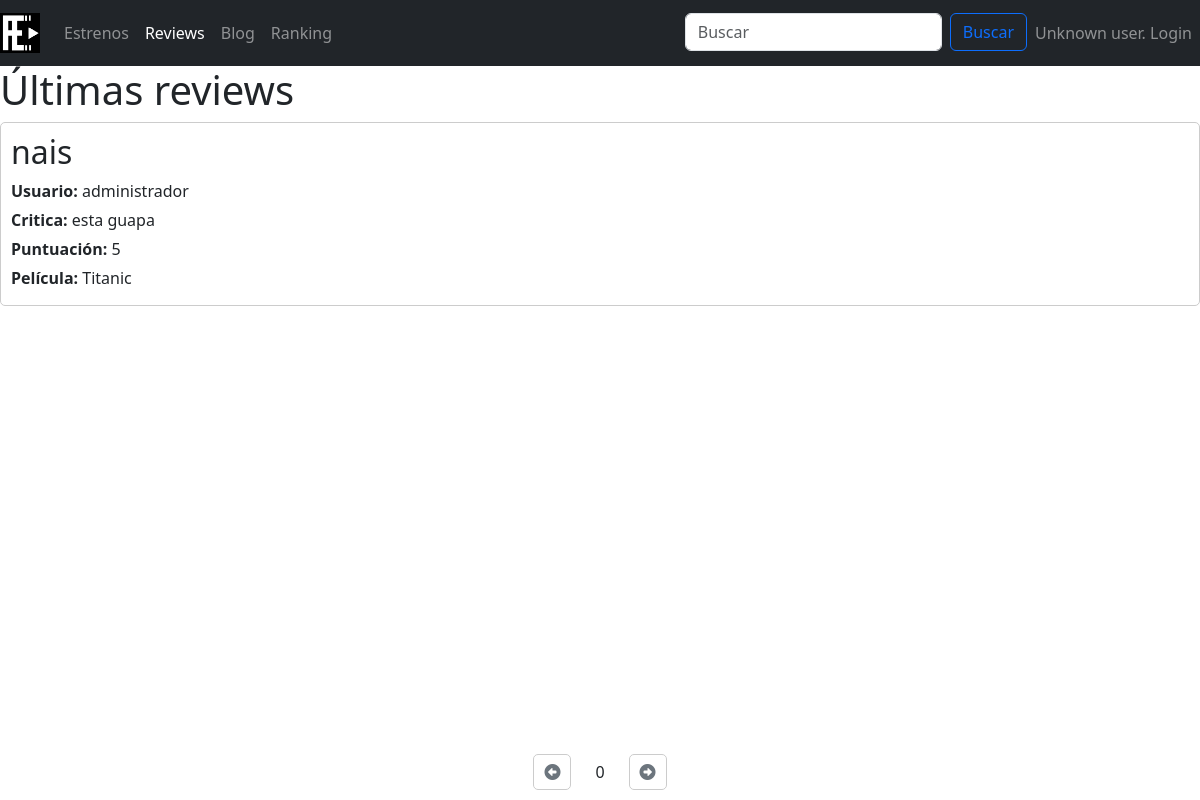
/lastReviews.php, run on an earlier commit of the app's database.
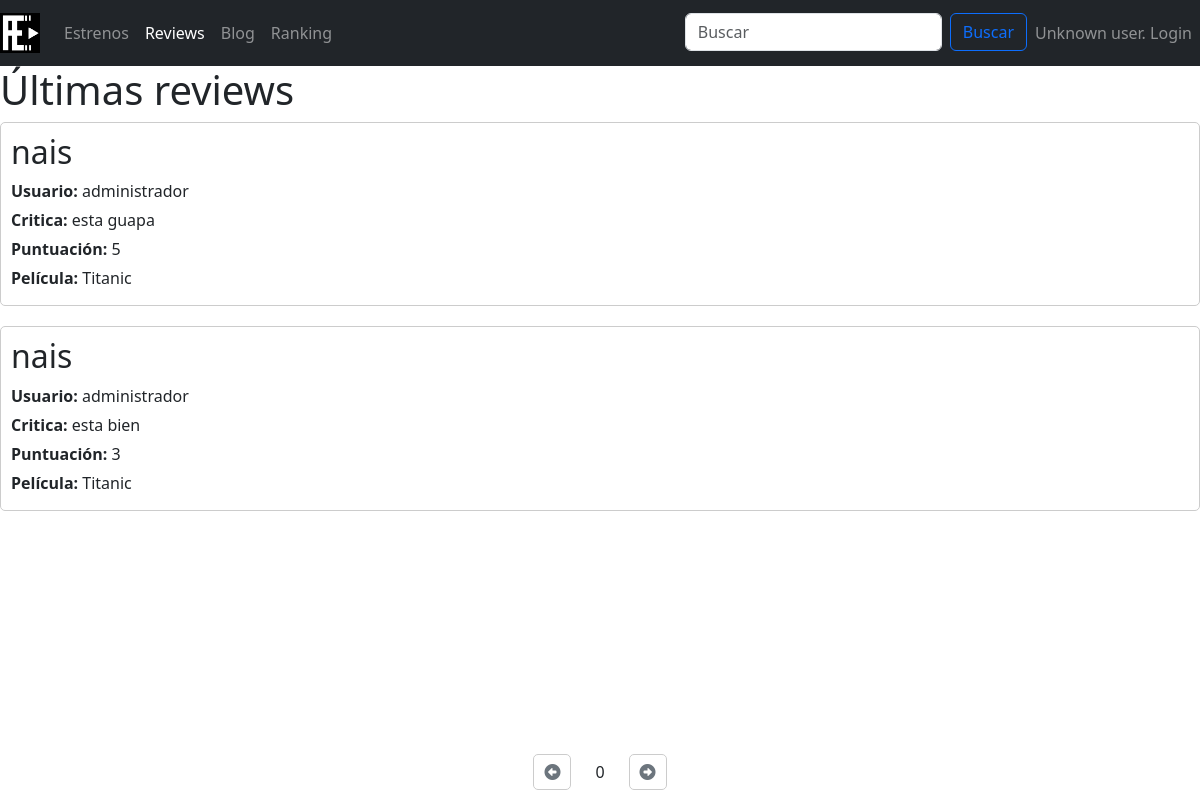
And on a later commit of the database.
### tables this page shows
CREATE TABLE `reviews` (
  `ID` int(20) UNSIGNED NOT NULL,
  `usuario` varchar(20) NOT NULL,
  `titulo` varchar(100) NOT NULL,
  `critica` varchar(300) NOT NULL,
  `puntuacion` int(5) UNSIGNED NOT NULL,
  `pelicula` varchar(20) NOT NULL
);

### includes/DTOs/reviewDTO.php (called while the page is built, shortened)
<?php
class reviewDTO
{
    private function setReview($ID, $usuario, $titulo, $critica, $puntuacion, $pelicula)
    {
        $this->usuario = $usuario;
        $this->titulo = $titulo;
        $this->critica = $critica;
        $this->puntuacion = $puntuacion;
        $this->pelicula = $pelicula;
    }
}

### includes/DAOs/reviewDAO.php (called while the page is built, shortened)
<?php
require_once __DIR__ . '/../DTOs/reviewDTO.php';
class ReviewDAO
{
    public function obtener5reviews($skip)
    {
        $this->conexion = Aplicacion::getInstance()->getConexionBd();
        $query = "SELECT * FROM reviews LIMIT 5 OFFSET ?";
        $statement = $this->conexion->prepare($query);
        $statement->bind_param("i", $skip);
        $statement->execute();
        $result = $statement->get_result();
        $reviews = array();
        while ($row = $result->fetch_assoc()) {
            $review = new reviewDTO(
                $row['ID'],
                $row['usuario'],
                $row['titulo'],
                $row['critica'],
                $row['puntuacion'],
                $row['pelicula']
            );
            $reviews[] = $review;
        }
        return $reviews;
    }
}

### includes/Aplicacion.php (called while the page is built, shortened)
<?php
class Aplicacion
{
	private $bdDatosConexion;
	private $inicializada = false;
	private $conn;
	public function init($bdDatosConexion)
	{
        if ( ! $this->inicializada ) {
    	    $this->bdDatosConexion = $bdDatosConexion;
    		$this->inicializada = true;
        }
	}
	public function getConexionBd()
	{
		if (! $this->conn ) {
			$bdHost = $this->bdDatosConexion['host'];
			$bdUser = $this->bdDatosConexion['user'];
			$bdPass = $this->bdDatosConexion['pass'];
			$bd = $this->bdDatosConexion['bd'];
			$conn = new mysqli($bdHost, $bdUser, $bdPass, $bd);
			$this->conn = $conn;
		}
		return $this->conn;
	}
}

### includes/SAs/reviewSA.php (called while the page is built, shortened)
<?php
require_once __DIR__ . '/../DAOs/reviewDAO.php';
require_once __DIR__ . '/../DTOs/reviewDTO.php';
class ReviewSA
{
    public function obtener5reviews($skip)
    {
        $reviewDAO = new reviewDAO();
        $reviews = $reviewDAO->obtener5reviews($skip);
        return $reviews;
    }
}

### includes/reviewsPlantilla.php (the view, shortened to what this page needs)
<?php
function renderizarReviews($reviews_mostradas) {
    $html = '';
    foreach ($reviews_mostradas as $review) {
        $editar = '';
        $borrar = '';
        $html .= '
            <div class="review">
                <h2>' . $review->titulo . '</h2>
                <p><strong>Usuario:</strong> ' . $review->usuario . '</p>
                <p><strong>Critica:</strong> ' . $review->critica . '</p>
                <p><strong>Puntuación:</strong> ' . $review->puntuacion . '</p>
                <p><strong>Película:</strong> ' . $review->pelicula . '</p>
                ' . $editar . '
                ' . $borrar . '
            </div>';
    }
    return $html;
}
?>

### lastReviews.php (shortened to what this page needs)
<?php
require_once __DIR__ . '/includes/SAs/reviewSA.php';
require_once __DIR__ . '/includes/reviewsPlantilla.php';
$pagina = isset($_GET['pagina']) ? $_GET['pagina'] : 0;
$paginaActual = $pagina;
$reviewSA = new ReviewSA();
$reviews = $reviewSA->obtener5Reviews($paginaActual * 5);
$num_reviews_mostrar = 5;
$reviews_mostradas = array_slice($reviews, 0, $num_reviews_mostrar);
$contenidoPrincipal = '<!DOCTYPE html>
<html lang="es">
<head>
    <meta charset="UTF-8">
    <meta name="viewport" content="width=device-width, initial-scale=1.0">
    <title>Primeras 5 Revisiones</title>
</head>
<body>
    <h1>Últimas reviews</h1>';
$contenidoPrincipal .= renderizarReviews($reviews_mostradas);
$contenidoPrincipal .= '
</body>
</html>';
require BASE_APP . '/includes/vistas/plantillas/plantillaPaginacion.php';

### includes/vistas/plantillas/plantillaPaginacion.php (shortened to what this page needs)
<!DOCTYPE html>
<html lang="es">
<head>
  <link href="https://stackpath.bootstrapcdn.com/bootstrap/4.5.2/css/bootstrap.min.css" rel="stylesheet">
  <link href="https://cdn.jsdelivr.net/npm/bootstrap@5.3.0-alpha1/dist/css/bootstrap.min.css" rel="stylesheet">
  <link rel="stylesheet" type="text/css" href="<?= RUTA_CSS ?>/estilo.css" />
  <link rel="stylesheet" href="https://cdnjs.cloudflare.com/ajax/libs/font-awesome/6.0.0-beta3/css/all.min.css"
>
</head>
<body>
  <?php
  require RAIZ_APP . '/vistas/comun/cabecera.php';
  $pagina = isset ($_GET['pagina']) ? intval($_GET['pagina']) : 0;
  ?>
  <?= $contenidoPrincipal ?>
  <div id="pagination" class="d-flex justify-content-center align-items-center">
    <button id="prevPage" class="btn btn-outline-secondary mr-2">
      <span aria-hidden="true" class="fas fa-arrow-alt-circle-left"></span>
    </button>
    <div id="pageNumbers" class="mx-3">
      <?= $pagina ?>
    </div>
    <button id="nextPage" class="btn btn-outline-secondary ml-2">
      <span aria-hidden="true" class="fas fa-arrow-alt-circle-right"></span>
    </button>
  </div>
</body>
</html>

### includes/vistas/comun/cabecera.php (shortened to what this page needs)
<!DOCTYPE html>
<html lang="en">
<head>
</head>
<body>
    <?php
    $current_url = $_SERVER['REQUEST_URI'];
    $estrenos_url = RUTA_APP . '/estrenos.php';
    $reviews_url = RUTA_APP . '/lastReviews.php';
    $blog_url = RUTA_APP . '/blog.php';
    $ranking_url = RUTA_APP . '/ranking.php';
    $estrenos_active = ($current_url == $estrenos_url) ? 'active' : '';
    $reviews_active = ($current_url == $reviews_url) ? 'active' : '';
    $blog_active = ($current_url == $blog_url) ? 'active' : '';
    $ranking_active = ($current_url == $ranking_url) ? 'active' : '';
    ?>
<nav class="navbar navbar-expand-lg navbar-dark bg-dark sticky-top">
    <a class="navbar-brand" href="<?= RUTA_APP ?>/index.php">
        <img src="<?= RUTA_IMGS ?>/logo.png" alt="Logo" class="img-fluid" style="max-height: 40px;">
    </a>
    <div class="collapse navbar-collapse" id="navbarSupportedContent">
        <ul class="navbar-nav mr-auto">
            <li class="nav-item <?= $estrenos_active ?>">
                <a href="<?= $estrenos_url ?>" class="nav-link">Estrenos</a>
            </li>
            <li class="nav-item <?= $reviews_active ?>">
                <a href="<?= $reviews_url ?>" class="nav-link">Reviews</a>
            </li>
            <li class="nav-item <?= $blog_active ?>">
                <a href="<?= $blog_url ?>" class="nav-link">Blog</a>
            </li>
            <li class="nav-item <?= $ranking_active ?>">
                <a href="<?= $ranking_url ?>" class="nav-link">Ranking</a>
            </li>
        </ul>
        <ul class="navbar-nav ml-auto">
            <li class="nav-item">
                <form class="form-inline my-2 my-lg-0" action="/proyecto-web-app/reviewPelicula.php" method="get">
                    <li>
                        <input class="form-control mr-sm-2" type="search" name="nombre" placeholder="Buscar">
                    </li>
                    <li>
                        <button class="btn btn-outline-primary my-2 my-sm-0" type="submit">Buscar</button>
                    </li>
                </form>
            </li>
            <li class="nav-item">
                <?php if (!isset ($_SESSION["login"]) || $_SESSION["login"] === false): ?>
                    <li class="nav-item"><a href="login.php" class="nav-link">Unknown user. Login</a></li>
                <?php endif; ?>
            </li>
        </ul>
    </div>
</nav>
</body>
</html>

### css/estilo.css (style rules this page uses)
html, body { margin: 0; padding: 0; height: 100%; background-color: white; }
.review { margin-bottom: 20px; padding: 10px; border: 1px solid #ccc; border-radius: 5px; }
.review h2 { margin-top: 0; }
.review p { margin-bottom: 5px; }
#pagination { position: fixed; bottom: 10px; left: 0; right: 0; text-align: center; }
#pagination button { cursor: pointer; padding: 5px 10px; margin: 0 5px; border: 1px solid #ccc; border-radius: 5px; }
#prevPage { float: left; }
#nextPage { float: right; }

What changed in the data, as far as the page shows it:
added reviews: titulo "nais", usuario "administrador", critica "esta bien", puntuacion "3", pelicula "Titanic"
